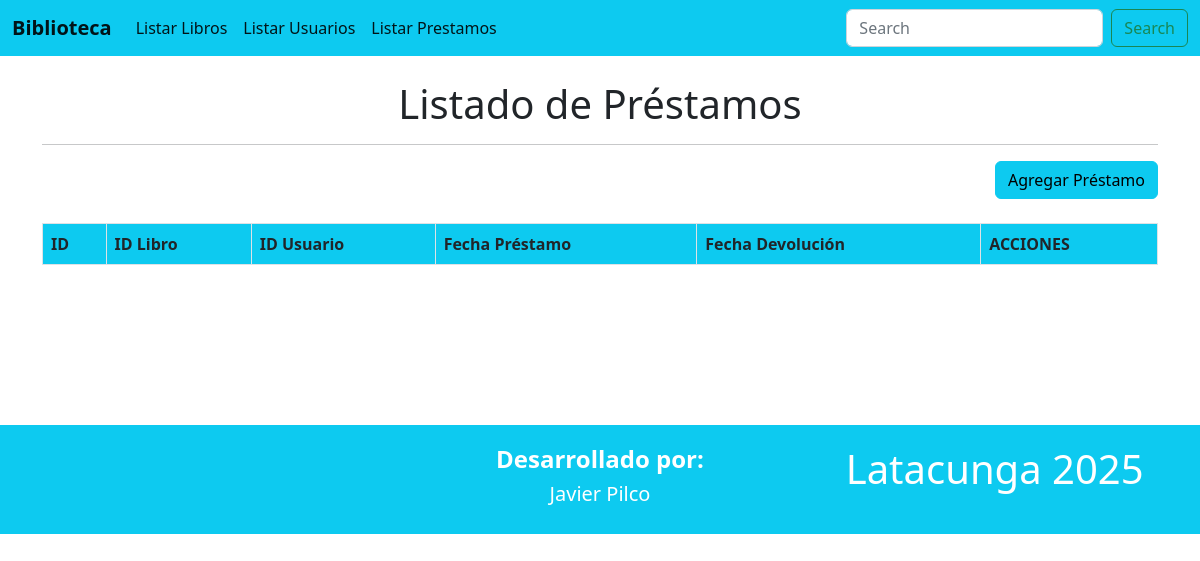
Page /prestamos on the earlier database version.
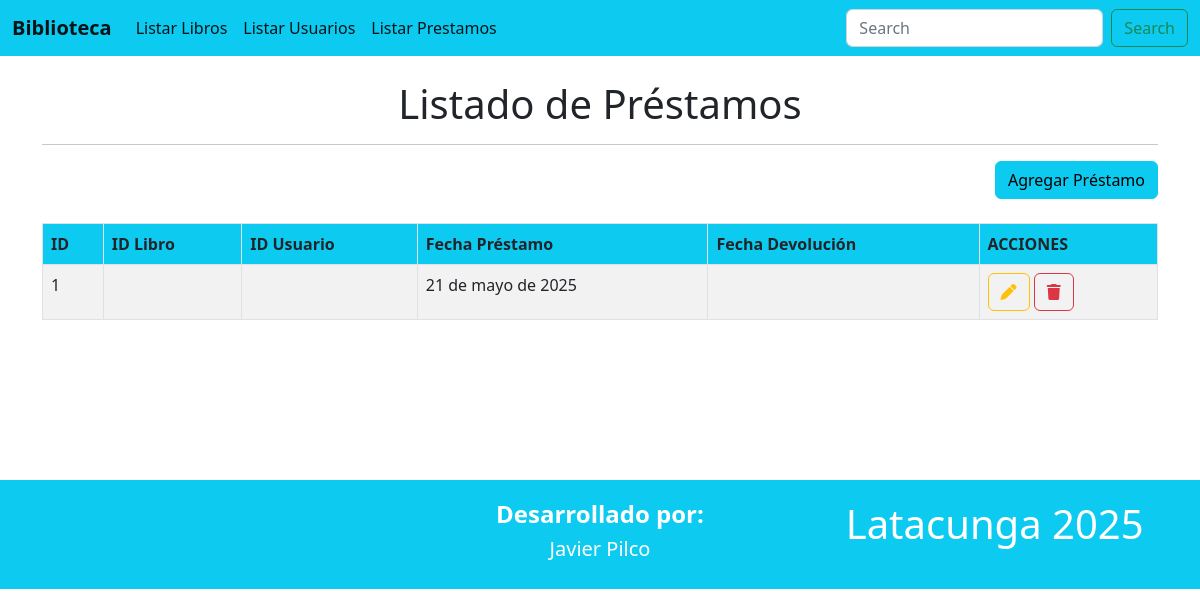
Same page on the later database version.
### Aplicaciones/Control/models.py (models this page shows, shortened)
class Prestamo(models.Model):
    id = models.AutoField(primary_key=True)
    usuario = models.ForeignKey(Usuario, on_delete=models.CASCADE)
    libro = models.ForeignKey(Libro, on_delete=models.CASCADE)
    fecha_prestamo = models.DateField()

### Aplicaciones/Control/views.py (the view)
# urls.py: path('prestamos', views.prestamos),
def prestamos(request):
    listadoPrestamos = Prestamo.objects.all()
    return render(request, "prestamos.html", {'prestamos': listadoPrestamos})

### Aplicaciones/Control/templates/prestamos.html (shortened to what this page needs)
{% extends './plantilla.html' %}
{% block contenido %}
<br>
<h1 class="text-center">Listado de Préstamos</h1>
<hr>
<div class="row">
    <div class="text-end">
        <a href="nuevoPrestamo" class="btn btn-info text-right">
            Agregar Préstamo
        </a>
    </div>
</div>
<br>
<table class="table table-bordered table-striped table-hover">
    <thead>
        <tr class="bg-info">
            <th>ID</th>
            <th>ID Libro</th>
            <th>ID Usuario</th>
            <th>Fecha Préstamo</th>
            <th>Fecha Devolución</th>
            <th>ACCIONES</th>
        </tr>
    </thead>
    <tbody>
        {% for prestamo in prestamos %}
        <tr>
            <td>{{ prestamo.id }}</td>
            <td>{{ prestamo.id_libro }}</td>
            <td>{{ prestamo.id_usuario }}</td>
            <td>{{ prestamo.fecha_prestamo }}</td>
            <td>{{ prestamo.fecha_devolucion }}</td>
            <td>
                <a href="editarPrestamo/{{ prestamo.id }}" class="btn btn-outline-warning">
                    <i class="fa fa-pen"></i>
                </a>
                <a href="#" data-id="{{ prestamo.id }}" class="btn btn-outline-danger btnEliminar">
                    <i class="fa fa-trash"></i>
                </a>
            </td>
        </tr>
        {% endfor %}
    </tbody>
</table>
<br><br><br><br><br><br>
{% endblock %}

Differences in the rows shown:
added Prestamo: id "1", fecha_prestamo "21 de mayo de 2025"
